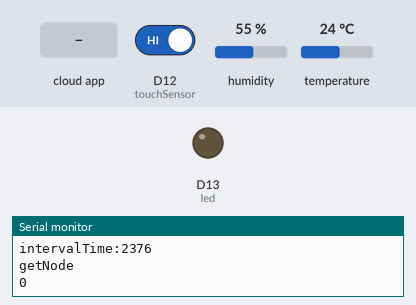
A sketch run on a simulated Arduino Nano 33 IoT. Shown: output pins drawn as LEDs (lit = HIGH), the last lines printed to the serial monitor. The test bench sets the inputs (shaded band); at power-on: D12 (touchSensor) HIGH, humidity 55 %, temperature 24 °C. WiFi joins after 1.5 s; servers stay silent unless stated; the Firebase database answers and starts empty.

Above: at 3.1 s.
3.2 s: the phone or cloud app sets state to 1
At 4.3 s:
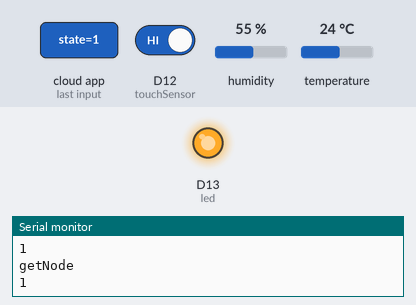
6.3 s: the phone or cloud app sets state to 0
At 7.5 s:
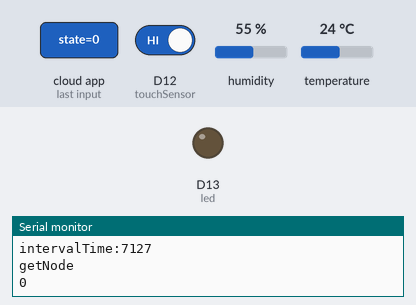
Timing chart, 0 to 9.3 s (numbered marks = the images above; inputs shaded):
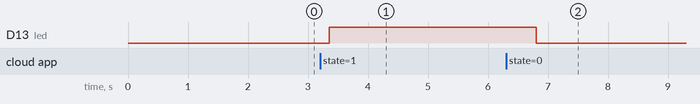

Measured:
- after the input at 3.2 s, D13 (led): LOW → HIGH after 0.15 s
- after the input at 6.3 s, D13 (led): HIGH → LOW after 0.50 s

The sketch:

led_touch_dht11_ifttt.ino
```cpp
// 使用LED,Touch,DHT11和Firebase整合
// 使用arduino nano 33 iot

#include <SPI.h>
#include <WiFiNINA.h>
#include "Firebase_Arduino_WiFiNINA.h"
#include "data.h"
#include "DHT.h"
#include <Thread.h>
#include <ThreadController.h>

#define dhtData 11
#define led 13
#define touchSensor 12

//建立時間管理
ThreadController controll = ThreadController();
Thread DHTThread = Thread();
Thread LEDThread = Thread();
Thread TouchThread = Thread();


//DHT初始化
DHT dht(dhtData, DHT11);

//Firebase初始化
FirebaseData firebaseData;


unsigned long getTime1 = millis();
float h;
float f;
float t;
bool currentState;

void setup()
{
  Serial.begin(9600);
  delay(100);
  Serial.println();
  //啟動時間管理
  DHTThread.onRun(DHTcallBack);
  DHTThread.setInterval(2000);
  controll.add(&DHTThread);

  LEDThread.onRun(LEDcallBack);
  LEDThread.setInterval(500);
  controll.add(&LEDThread);

  TouchThread.onRun(TouchcallBack);
  TouchThread.setInterval(100);
  controll.add(&TouchThread);

  //連線wifi
  Serial.print("Connecting to Wi-Fi");
  int status = WL_IDLE_STATUS;
  while (status != WL_CONNECTED)
  {
    status = WiFi.begin(WIFI_SSID, WIFI_PASSWORD);
    Serial.print(".");
    delay(300);
  }
  Serial.println();
  Serial.print("Connected with IP: ");
  Serial.println(WiFi.localIP());
  Serial.println();

  //DHTinit
  dht.begin();

  //LEDinit
  pinMode(led,OUTPUT);

  //Touch
  pinMode(touchSensor, INPUT);
  //得第一次的currentState
  currentState = digitalRead(touchSensor);

  //連線ifttt
  /*一開始就連線的測試
    if (client.connect(server, 443)) {
    Serial.println("connected to server");
    // Make a HTTP request:
    client.println("GET /trigger/over30/with/key/eDqcZfqY_i_BHCZVXCwb6aq7GLPKpdV4q1ePja35Mjq?value1=30&value2=40 HTTP/1.1");
    client.println("Host: maker.ifttt.com");
    client.println("Connection: close");
    client.println();
    }
  */

  Firebase.begin(FIREBASE_HOST, FIREBASE_AUTH, WIFI_SSID, WIFI_PASSWORD);
  Firebase.reconnectWiFi(true);
}


void loop()
{
  controll.run();

}

void DHTcallBack(){
  h = dht.readHumidity();//讀取濕度
  t = dht.readTemperature();//讀取攝氏溫度
  f = dht.readTemperature(true);//讀取華氏溫度
  if (isnan(h) || isnan(t) || isnan(f)) {
    Serial.println("無法從DHT傳感器讀取！");
  }
  Serial.print("濕度: ");
  Serial.print(h);
  Serial.print("%\t");
  Serial.print("攝氏溫度: ");
  Serial.print(t);
  Serial.print("*C\t");
  Serial.print("華氏溫度: ");
  Serial.print(f);
  Serial.print("*F\n");
  String humidityPath = "DHT11/humidity";
  String temperaturePath = "DHT11/temperature";

  if(Firebase.setFloat(firebaseData,humidityPath,h)){
    if(firebaseData.dataType() == "float")
      Serial.println(firebaseData.floatData());
  }else{
    Serial.println("Firebase DHT錯誤:");
    Serial.println(firebaseData.errorReason());
  }

  if(Firebase.setFloat(firebaseData,temperaturePath,t)){
    if(firebaseData.dataType() == "float")
      Serial.println(firebaseData.floatData());
  }else{
    Serial.println("Firebase DHT錯誤:");
    Serial.println(firebaseData.errorReason());
  }

  Serial.println("loop");
  //如果濕度超過30,發送line訊息
 //同時連線firebase 和 ifttt會出錯

  unsigned long currentTime = millis();
  Serial.println("currentTime:"+String(currentTime));
  Serial.println("getTime1:"+String(getTime1));
  Serial.println("intervalTime:"+String(currentTime-getTime1));
  if ((currentTime - getTime1 > 30000) && h > 90 && t > 28) {
    //連線ifttt
    Serial.println("準備連線IFTTT");
    //ssl連線初始化

    WiFiSSLClient client = firebaseData.getWiFiClient(); //說明https://github.com/mobizt/Firebase-Arduino-WiFiNINA
    int status = WL_IDLE_STATUS;
    char server[] = "maker.ifttt.com";

    if (client.connect(server, 443)) {
      Serial.println("connected to IFTTT");
      // Make a HTTP request:
      client.println("GET /trigger/" + String(EVENNAME) + "/with/key/" + String(KEY) + "?value1=" + String(t) + "&value2=" + String(f) + " HTTP/1.1");
      client.println("Host: maker.ifttt.com");
      client.println("Connection: close");
      client.println();
    }

    getTime1 = currentTime;
  }

}

void LEDcallBack(){
  String path = "ledControl/state";
  if(Firebase.getBool(firebaseData,path)){
     Serial.println("getNode");
     Serial.println(firebaseData.boolData());
     if(firebaseData.boolData()){
      digitalWrite(led,HIGH);
     }else{
      digitalWrite(led,LOW);
     }
  }else{
    Serial.println("Firebase LED錯誤:");
     Serial.println(firebaseData.errorReason());
  }
}

void TouchcallBack(){
   bool state = digitalRead(touchSensor);
  String path = "touchSensor/touch";

  if(state != currentState){
    currentState = state;
    Serial.println("touch狀態" + String(state));
    Serial.println("上傳");
    if(Firebase.setBool(firebaseData, path, state)){

      if(firebaseData.dataType() == "boolean"){
        Serial.print("及時資料庫目前的狀態");
        Serial.println(firebaseData.boolData());
        digitalWrite(led,firebaseData.boolData());
      }
    }else{
      //設定失敗
      Serial.println("Firebase Touch錯誤:");
      Serial.println(firebaseData.errorReason());
    }
  }
}
```

data.h
```cpp
#define KEY "eDqcZfqY_i_BHCZVXCwb6aq7GLPKpdV4q1ePja35Mjq"
#define EVENNAME "over30"
#define WIFI_SSID "RobertIphone"
#define WIFI_PASSWORD "0926656000"
#define FIREBASE_HOST "arduinofirebase-6d104.firebaseio.com"
#define FIREBASE_AUTH "z5lPWwjZLZuNNcUEelbJdiNaIvnR2Zfq49BuQBAa"
```
